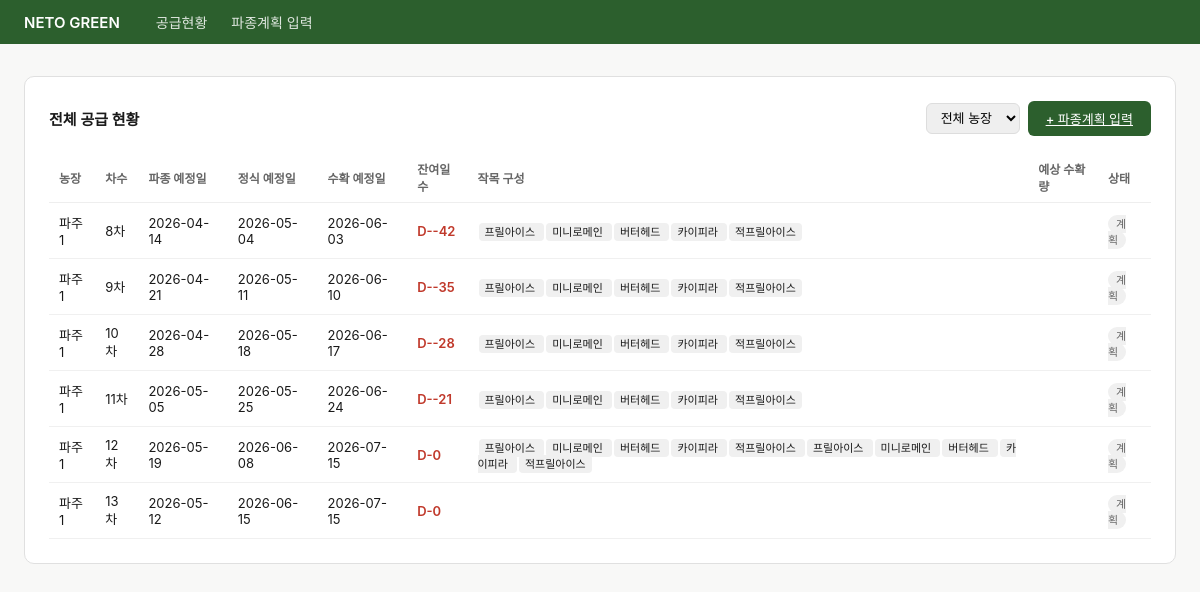
The page /overview/ on the database its author committed.
### models.py (models this page shows, shortened)
class GrowBatch(Base):
    __tablename__ = "grow_batches"
    batch_id           = Column(Integer, primary_key=True, autoincrement=True)
    farm_id            = Column(Integer, ForeignKey("farms.farm_id"), nullable=False)
    batch_no           = Column(Integer, nullable=False)   # 1차, 2차...
    plan_seeding_at    = Column(String(10), nullable=False) # 파종 예정일
    plan_transplant_at = Column(String(10))                 # 정식 예정일 (자동계산)
    plan_harvest_at    = Column(String(10))                 # 수확 예정일 (자동계산)
    status             = Column(String(20), default="planned")
    created_at = Column(String(30))
    updated_at = Column(String(30))
    __table_args__ = (UniqueConstraint("farm_id", "batch_no"),)
    farm   = relationship("Farm", back_populates="batches")
    cycles = relationship("GrowCycle", back_populates="batch")

class Farm(Base):
    __tablename__ = "farms"
    farm_id            = Column(Integer, primary_key=True, autoincrement=True)
    farm_name          = Column(String(100), nullable=False, unique=True)
    cluster_id         = Column(Integer, ForeignKey("clusters.cluster_id"))
    harvest_schedule   = Column(String(20), nullable=False)
    seeding_weekday    = Column(Integer, nullable=False)    # 0=월 ~ 6=일
    transplant_weekday = Column(Integer, nullable=False)
    harvest_weekday    = Column(Integer, nullable=False)
    total_units        = Column(Integer, default=36)
    units_per_week     = Column(Float,   default=7.5)
    port_per_unit      = Column(Integer, default=256)
    seedling_box_unit  = Column(Integer, default=0)
    is_active  = Column(Integer, default=1)
    created_at = Column(String(30))
    cluster  = relationship("Cluster", back_populates="farms")
    zones    = relationship("RackZone", back_populates="farm")
    batches  = relationship("GrowBatch", back_populates="farm")
    cycles   = relationship("GrowCycle", back_populates="farm")
    crop_specs = relationship("FarmCropSpec", back_populates="farm")

class GrowCycle(Base):
    __tablename__ = "grow_cycles"
    cycle_id  = Column(Integer, primary_key=True, autoincrement=True)
    batch_id  = Column(Integer, ForeignKey("grow_batches.batch_id"), nullable=False)
    farm_id   = Column(Integer, ForeignKey("farms.farm_id"), nullable=False)
    spec_id   = Column(Integer, ForeignKey("crop_specs.spec_id"))
    crop_name     = Column(String(100), nullable=False)  # 프릴아이스
    seed_name     = Column(String(100))                  # 크리스피아노
    gutter_type   = Column(String(50))                   # A타입(15cm)
    port_per_unit = Column(Integer)                      # 256
    plan_unit_alloc      = Column(Float)    # unit단위배분
    plan_transplant_qty  = Column(Integer)  # 필요 정식수량
    plan_seeding_qty     = Column(Integer)  # 필요 파종포트수
    plan_seedling_box    = Column(Integer)  # 필요 삽목상자
    actual_seeding_at     = Column(String(10))
    actual_seeding_qty    = Column(Integer)
    actual_transplant_at  = Column(String(10))
    actual_transplant_qty = Column(Integer)
    actual_harvest_at     = Column(String(10))  # 수확 보정일
    seeding_notice    = Column(Text)  # 파종 알림사항
    transplant_notice = Column(Text)  # 정식 알림사항
    harvest_notice    = Column(Text)  # 수확 알림사항
    transplant_position = Column(Text)  # '2-1랙 ~ 3-1랙의 각 4단'
    notes      = Column(Text)
    created_at = Column(String(30))
    updated_at = Column(String(30))
    batch     = relationship("GrowBatch", back_populates="cycles")
    farm      = relationship("Farm", back_populates="cycles")
    spec      = relationship("CropSpec", back_populates="cycles")
    positions = relationship("PlantingPosition", back_populates="cycle")
    logs      = relationship("ChangeLog", back_populates="cycle")

### routers/overview.py (the view)
@router.get("/", response_class=HTMLResponse)
def supply_overview(
    request: Request,
    db:      Session = Depends(get_db),
    farm_id: int     = None,
):
    query = db.query(GrowBatch).join(Farm)
    if farm_id:
        query = query.filter(GrowBatch.farm_id == farm_id)
    query = query.filter(
        (GrowBatch.status != "done") |
        (GrowBatch.plan_harvest_at >= (date.today() - timedelta(days=30)).isoformat())
    )
    batches = query.order_by(GrowBatch.plan_harvest_at).all()
    farms   = db.query(Farm).filter(Farm.is_active == 1).all()
    today = date.today()
    for batch in batches:
        if batch.plan_harvest_at:
            harvest = date.fromisoformat(batch.plan_harvest_at)
            batch.days_to_harvest = (harvest - today).days
        else:
            batch.days_to_harvest = None
    return templates.TemplateResponse(
        request=request,
        name="overview.html",
        context={
            "batches":          batches,
            "farms":            farms,
            "selected_farm_id": farm_id,
            "today":            today,
        }
    )

### templates/overview.html (shortened to what this page needs)
{% extends "base.html" %}
{% block content %}
<div class="card">
  <div style="display:flex; justify-content:space-between; align-items:center; margin-bottom:16px;">
    <span class="card-title" style="margin:0;">전체 공급 현황</span>
    <div style="display:flex; gap:8px; align-items:center;">
      <select onchange="location.href='/overview'+(this.value?'?farm_id='+this.value:'')"
              style="padding:6px 10px; border-radius:6px; border:0.5px solid #ddd; font-size:13px;">
        <option value="">전체 농장</option>
      </select>
      <a href="/seeding" class="btn btn-primary">+ 파종계획 입력</a>
    </div>
  </div>
  <table>
    <thead>
      <tr>
        <th>농장</th>
        <th>차수</th>
        <th>파종 예정일</th>
        <th>정식 예정일</th>
        <th>수확 예정일</th>
        <th>잔여일수</th>
        <th>작목 구성</th>
        <th>예상 수확량</th>
        <th>상태</th>
      </tr>
    </thead>
    <tbody>
      {% for batch in batches %}
      <tr>
        <td>{{ batch.farm.farm_name }}</td>
        <td>{{ batch.batch_no }}차</td>
        <td>{{ batch.plan_seeding_at }}</td>
        <td>{{ batch.plan_transplant_at }}</td>
        <td>{{ batch.plan_harvest_at }}</td>
        <td>
          {% if batch.days_to_harvest is not none %}
            {% if batch.days_to_harvest <= 3 %}
              <span class="urgent">D-{{ batch.days_to_harvest }}</span>
            {% elif batch.days_to_harvest < 0 %}
              <span style="color:#999;">완료</span>
            {% else %}
              D-{{ batch.days_to_harvest }}
            {% endif %}
          {% endif %}
        </td>
        <td>
          {% for cycle in batch.cycles %}
            <span style="font-size:11px; background:#f0f0f0;
                         padding:2px 6px; border-radius:4px; margin:1px;">
              {{ cycle.crop_name }}
            </span>
          {% endfor %}
        </td>
        <td>
          {% set total_kg = [] %}
          {% for cycle in batch.cycles %}
            {% if cycle.expected_harvest_kg %}
              {% set _ = total_kg.append(cycle.expected_harvest_kg) %}
            {% endif %}
          {% endfor %}
        </td>
        <td>
          <span class="badge badge-{{ batch.status }}">
            {% if batch.status == 'planned' %}계획
            {% elif batch.status == 'seeded' %}파종완료
            {% elif batch.status == 'transplanted' %}정식완료
            {% elif batch.status == 'harvesting' %}수확중
            {% elif batch.status == 'done' %}완료
            {% endif %}
          </span>
        </td>
      </tr>
      {% endfor %}
    </tbody>
  </table>
</div>
{% endblock %}

### templates/base.html (shortened to what this page needs)
<!DOCTYPE html>
<html lang="ko">
<head>
</head>
<body>
  <nav>
    <span class="brand">NETO GREEN</span>
    <a href="/overview">공급현황</a>
    <a href="/seeding">파종계획 입력</a>
  </nav>
  <main>
    {% block content %}{% endblock %}
  </main>
</body>
</html>

### templates/base.html (style rules this page uses)
* { box-sizing: border-box; margin: 0; padding: 0; }
body { font-family: -apple-system, sans-serif; font-size: 14px; color: #1a1a1a; background: #f8f8f7; }
nav { background: #2C5F2D; color: white; padding: 12px 24px; display: flex; gap: 24px; align-items: center; }
nav a { color: white; text-decoration: none; font-size: 14px; opacity: 0.85; }
nav .brand { font-weight: 600; font-size: 15px; opacity: 1; margin-right: 12px; }
main { max-width: 1200px; margin: 0 auto; padding: 32px 24px; }
.card { background: white; border-radius: 10px; border: 0.5px solid #e0e0e0; padding: 24px; margin-bottom: 20px; }
.card-title { font-size: 15px; font-weight: 600; margin-bottom: 16px; }
.btn { padding: 8px 18px; border-radius: 6px; border: none; cursor: pointer; font-size: 13px; font-weight: 500; }
.btn-primary { background: #2C5F2D; color: white; }
table { width: 100%; border-collapse: collapse; }
th { text-align: left; font-size: 12px; color: #666; border-bottom: 1px solid #eee; padding: 8px 10px; }
td { padding: 10px; border-bottom: 0.5px solid #f0f0f0; font-size: 13px; }
.badge { font-size: 11px; padding: 2px 8px; border-radius: 10px; }
.badge-planned { background: #f0f0f0; color: #666; }
.urgent { color: #c0392b; font-weight: 600; }

### rows shown on the page
GrowBatch: farm.farm_name "파주1", batch_no "8", plan_seeding_at "2026-04-14", plan_transplant_at "2026-05-04", plan_harvest_at "2026-06-03", days_to_harvest "-42", status "계획"
GrowBatch: farm.farm_name "파주1", batch_no "9", plan_seeding_at "2026-04-21", plan_transplant_at "2026-05-11", plan_harvest_at "2026-06-10", days_to_harvest "-35", status "계획"
GrowBatch: farm.farm_name "파주1", batch_no "10", plan_seeding_at "2026-04-28", plan_transplant_at "2026-05-18", plan_harvest_at "2026-06-17", days_to_harvest "-28", status "계획"
GrowBatch: farm.farm_name "파주1", batch_no "11", plan_seeding_at "2026-05-05", plan_transplant_at "2026-05-25", plan_harvest_at "2026-06-24", days_to_harvest "-21", status "계획"
GrowBatch: farm.farm_name "파주1", batch_no "12", plan_seeding_at "2026-05-19", plan_transplant_at "2026-06-08", plan_harvest_at "2026-07-15", days_to_harvest "0", status "계획"
GrowBatch: farm.farm_name "파주1", batch_no "13", plan_seeding_at "2026-05-12", plan_transplant_at "2026-06-15", plan_harvest_at "2026-07-15", days_to_harvest "0", status "계획"
